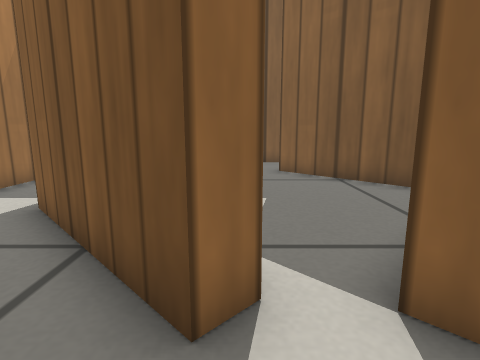
[1] (above)

15 first-person views from a walk through a robot-simulator world made for Gazebo. The camera is 0.3 m above the floor, tilts 10° down and sees 80° across. The floor is counted in squares, 0.2 m on a side. Each view is taken from the middle of a square. On the plan, view 1 faces up. The plan holds only what a view shows up to about 14 squares ahead; the rest is blank. Gazebo's built-in surfaces are drawn with simple patterns.

[2]
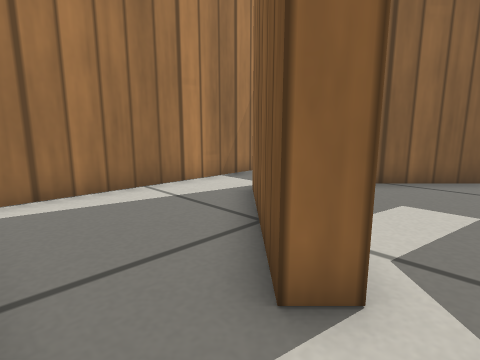

[3]
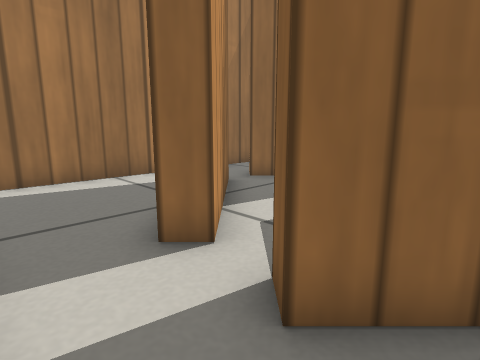

[4]
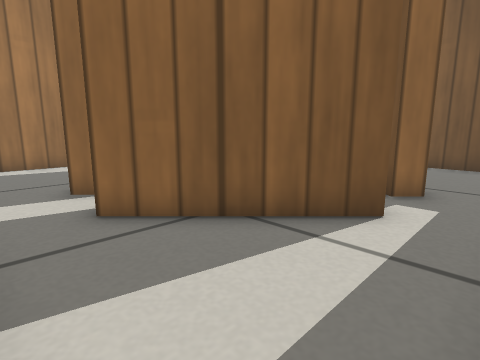

[5]
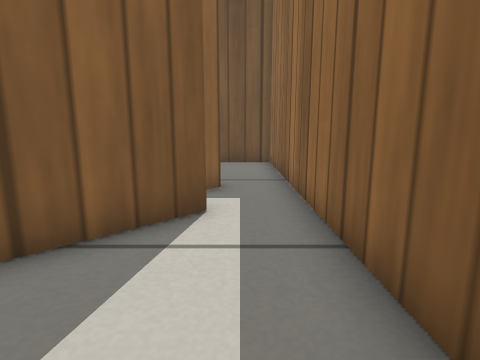

[6]
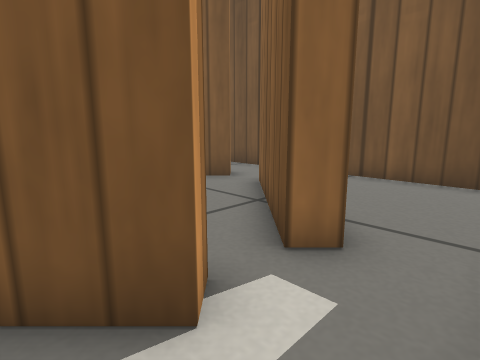

[7]
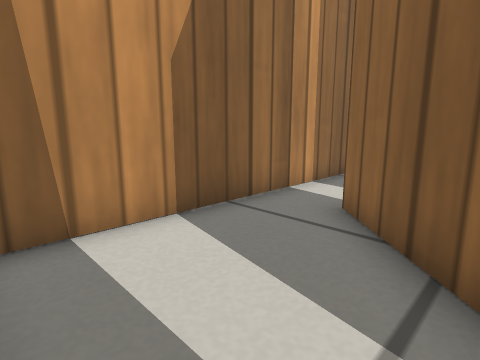

[8]
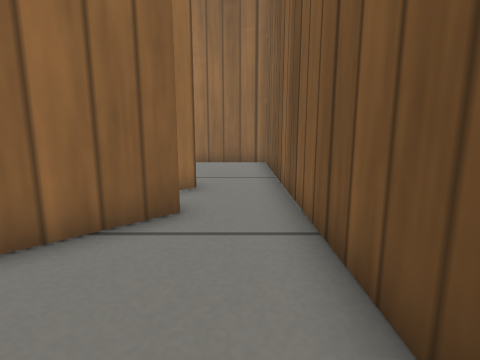

[9]
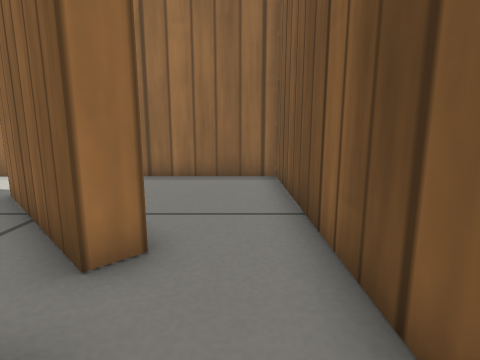

[10]
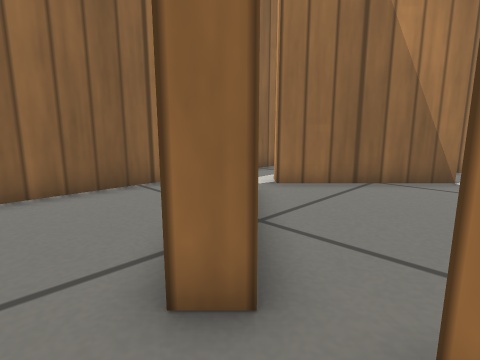

[11]
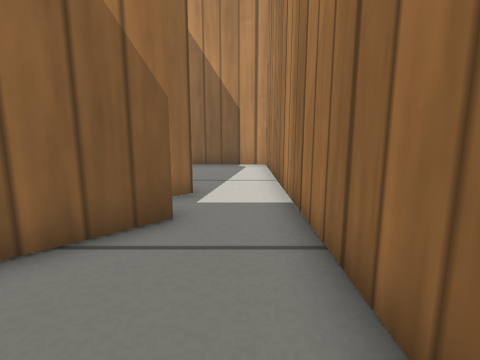

[12]
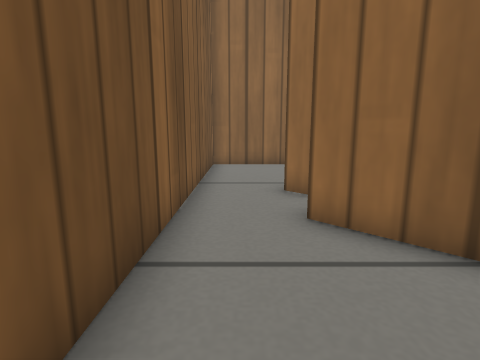

[13]
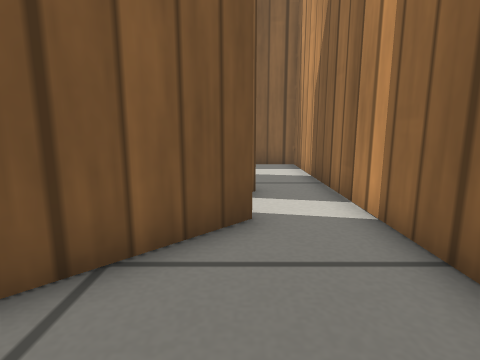

[14]
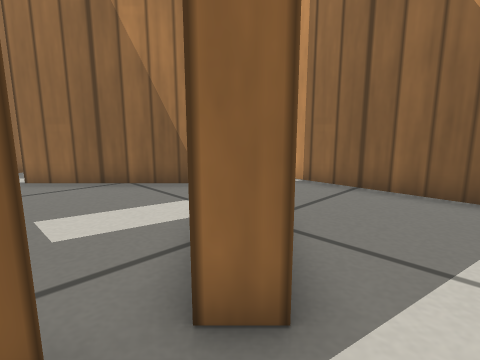

[15]
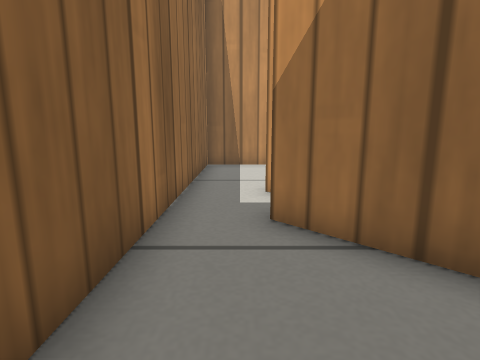

### Floor plan
Points are (right, up) in squares from view 1. A wall is a line through its corners. A room is listed if a view was taken in it or the views show most of it. See-through windows are left out.
Room 1 (views 1, 2, 3, 4, 5, 6, 7, 8, 9, 10, 11, 12, 13, 14, 15)
walls: (0.2, 2.3) (-0.3, 1.8) (-3.9, 5.3) (-3.3, 5.9) (0.2, 2.3); (1.3, 2.2) (4.8, 5.7) (5.4, 5.2) (1.8, 1.6) (1.3, 2.2); (5, 6.8) (1.4, 10.4) (2, 10.9) (5.5, 7.4) (5, 6.8); (-3.9, 7.3) (-0.3, 10.9) (0.2, 10.3) (-3.4, 6.7); (7.4, -0.3) (7.4, 13.2) (-6.1, 13.2) (-6.1, -0.3) (7.4, -0.3)

Where each view was taken, in squares from view 1:
view 1: 0 up, 0 right, facing up
view 2: 0 up, 1 right, facing up-left
view 3: 0 up, 3 right, facing up-left
view 4: 0 up, 7 right, facing up-left
view 5: 0 up, 6 right, facing up
view 6: 4 up, 7 right, facing up-left
view 7: 4 up, 7 right, facing down-left
view 8: 12 up, 7 right, facing left
view 9: 12 up, 3 right, facing left
view 10: 12 up, 0 right, facing down-right
view 11: 12 up, 5 left, facing down
view 12: 12 up, 5 left, facing right
view 13: 2 up, 5 left, facing right
view 14: 7 up, 5 left, facing down-right
view 15: 12 up, 6 right, facing down
